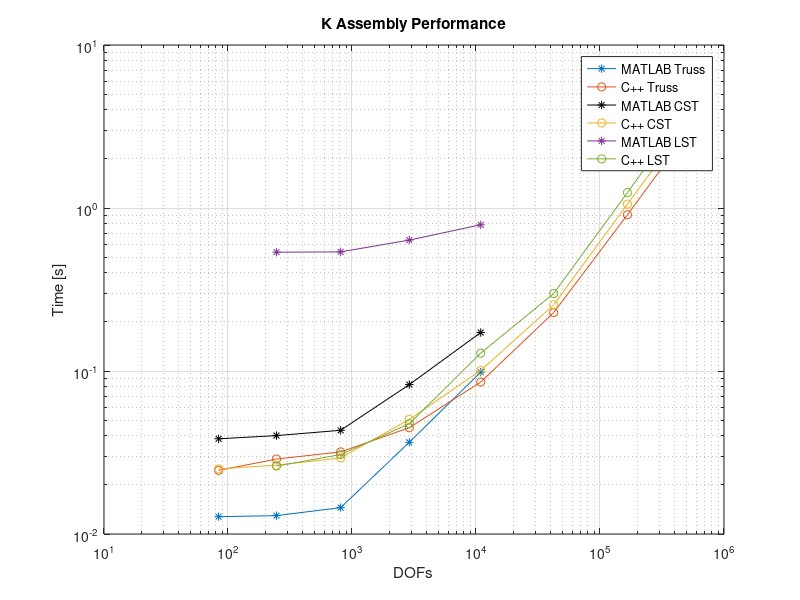
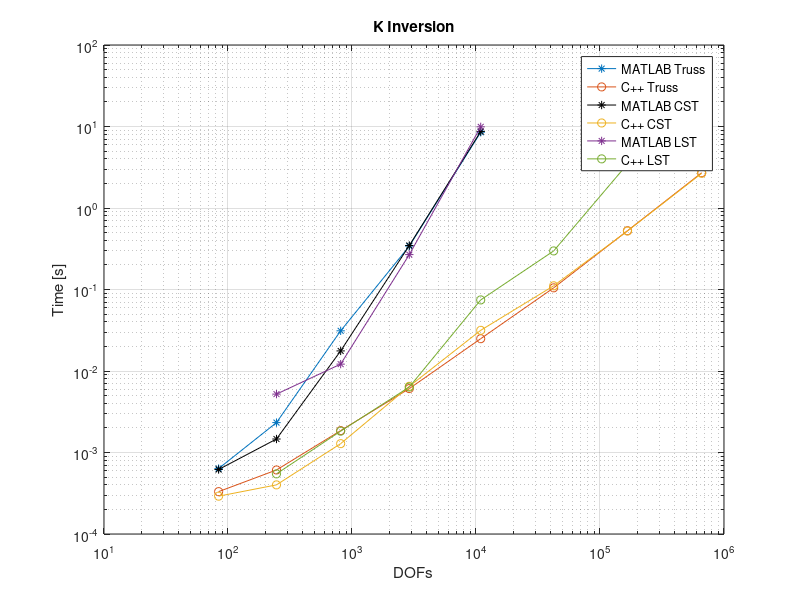
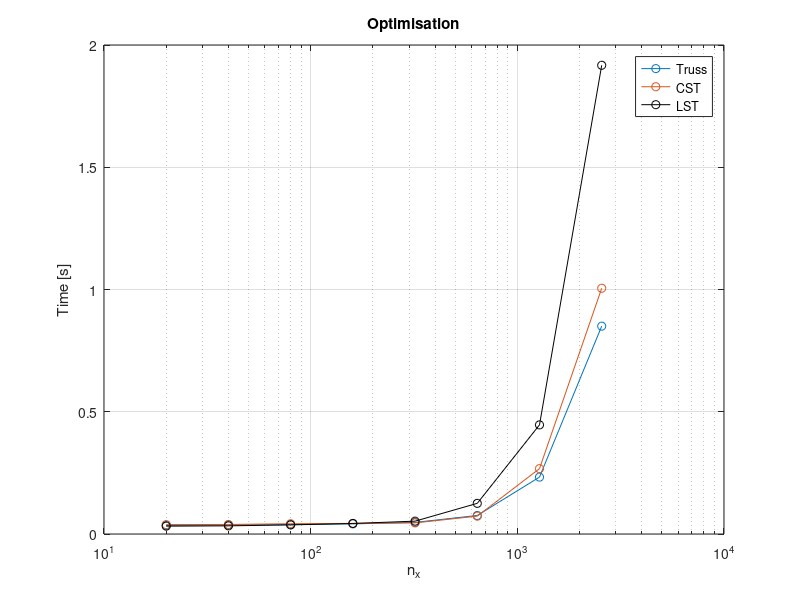

The MATLAB script that drew these images, in order:
clear all;
close all;
clc;

%% Mesh convergence
% Euler-Bernoulli
Euler = 0.001190476190476;

% MATLAB

CST_dofs = [30,594,2222,3402,5022,8282,10302,12322,14762,17182,19602,22842,24462,25662];
CST = [1.489594775595639e-04,0.001064951716968,0.001190388895012,0.001200283991053,...
    0.001203717354782,0.001213720937214,0.001214289517394,0.001214598443731,0.001219601547756,0.001219790119117,...
    0.001219912491413,0.001223069785971,0.001224238175844,0.001223154500608];

LST_dofs = [90,450,1066,4050,15778,20930,26082];
LST = [0.001182631300959,0.001226797307065,0.001228936101706,0.001230944439497,0.001232875908865,0.001232897812417,0.001232906522802];


TR_dofs = [81,567,3843,8019,14883,18513,24633];
TR = [3.720323776394732e-04,9.187284504480370e-04,0.001184102288880,0.001205424706547,0.001220006630046,0.001220504038096,0.001225785463890];


% ABAQUS

LST_dofs_A = [90,594,2210,8514,13202,20930,26082];
LST_A = [0.00118263,0.00122808,0.00123029,0.00123223,0.00123285,0.0012329,0.00123291];

CST_dofs_A = [30,594,2210,5346,10302,20930];
CST_A = [0.000148959,0.00106495,0.00118384,0.00120405,0.00121429,0.00122499];


% Figures

% figure;
% semilogx(1./CST_dofs,CST./Euler,'*-',1./CST_dofs_A,CST_A./Euler,'o-',1./LST_dofs,...
%     LST./Euler,'*-',1./LST_dofs_A,LST_A./Euler,'o-',1./TR_dofs,TR./Euler,'*-');
% grid on;
% xlabel('1/DOFs'); ylabel('FE/EB');
% title('Midspan vertical displacement');
% legend('MATLAB CST','ABAQUS CST','MATLAB LST','ABAQUS LST','MATLAB TR');


%% Code-performance
truss_K = [0.024577,0.028822,0.031899,0.044881,0.085547,0.22814,0.90918,3.7748];
truss_inv = [0.00033109,0.00061051,0.0018556,0.0060828,0.024911,0.10484,0.52585,2.7079];
truss_optimisation = [0.034978,0.036621,0.038603,0.041353,0.047507,0.075832,0.23268,0.85006];

truss_K_MATLAB = [0.012772,0.012961,0.014516,0.036542,0.098375];
truss_inv_MATLAB = [0.0006354,0.0023271,0.031123,0.34077,8.5015];

CST_K = [0.025079,0.026446,0.029257,0.050515,0.10068,0.2546,1.0562,4.3942];
CST_inv = [0.00029118,0.0004006,0.0012842,0.0064867,0.031564,0.11104,0.52212,2.6641];
CST_optimisation = [0.038434,0.039004,0.041984,0.043423,0.045402,0.072949,0.26726,1.0051];

CST_K_MATLAB = [0.038388,0.040148,0.043277,0.082537,0.17222];
CST_inv_MATLAB = [0.00061869,0.0014643,0.01764,0.34659,8.6908];

LST_K = [0.026093,0.030714,0.047502,0.12869,0.2987,1.2434,5.3363,20.2126];
LST_inv = [0.00054692,0.0018272,0.0063568,0.074497,0.2974,3.466,17.0554,84.451];
LST_optimisation = [0.032132,0.033381,0.037232,0.043121,0.052531,0.1254,0.44629,1.9171];

LST_K_MATLAB = [0.53574,0.53807,0.63554,0.78885];
LST_inv_MATLAB = [0.0052043,0.012145,0.26813,9.9065];

NX = [20,40,80,160,320,640,1280,2560];
DOFS = [84,246,810,2898,10914,42306,166530,660738];
DOFS_LST = [246,810,2898,10914,42306,166530,660738,2632194];

% K assembly
figure;
loglog(DOFS(1:5),truss_K_MATLAB,'*-',DOFS,truss_K,'o-',DOFS(1:5),CST_K_MATLAB,'k*-',...
    DOFS,CST_K,'o-',DOFS_LST(1:4),LST_K_MATLAB,'*-',DOFS_LST(1:end-1),LST_K(1:end-1),'o-');
grid on;
xlabel('DOFs'); ylabel('Time [s]');
title('K Assembly Performance');
legend('MATLAB Truss','C++ Truss','MATLAB CST','C++ CST','MATLAB LST','C++ LST');


% K inversion
figure;

loglog(DOFS(1:5),truss_inv_MATLAB,'*-',DOFS,truss_inv,'o-',DOFS(1:5),CST_inv_MATLAB,...
    'k*-',DOFS,CST_inv,'o-',DOFS_LST(1:4),LST_inv_MATLAB,'*-',DOFS_LST(1:end-1),LST_inv(1:end-1),'o-');
grid on;
xlabel('DOFs'); ylabel('Time [s]');
title('K Inversion');
legend('MATLAB Truss','C++ Truss','MATLAB CST','C++ CST','MATLAB LST','C++ LST');
% p = polyfit(log(DOFS(3:5)),log(LST_inv_MATLAB(2:end)),1);
% z = polyval(p,log(DOFS(3:5)));
% hold on;loglog(DOFS(3:5),exp(z))

% Optimisation
% figure;
% loglog(DOFS,truss_optimisation,'o-',DOFS,CST_optimisation,'o-',DOFS_LST,LST_optimisation,'o-');
% grid on;
% xlabel('DOFs'); ylabel('Times [s]');
% title('Optimisation');
% legend('Truss','CST','LST');

figure;
semilogx(NX,truss_optimisation,'o-',NX,CST_optimisation,'o-',NX,LST_optimisation,'ko-');
grid on;
xlabel('n_x'); ylabel('Time [s]');
title('Optimisation');
legend('Truss','CST','LST');
